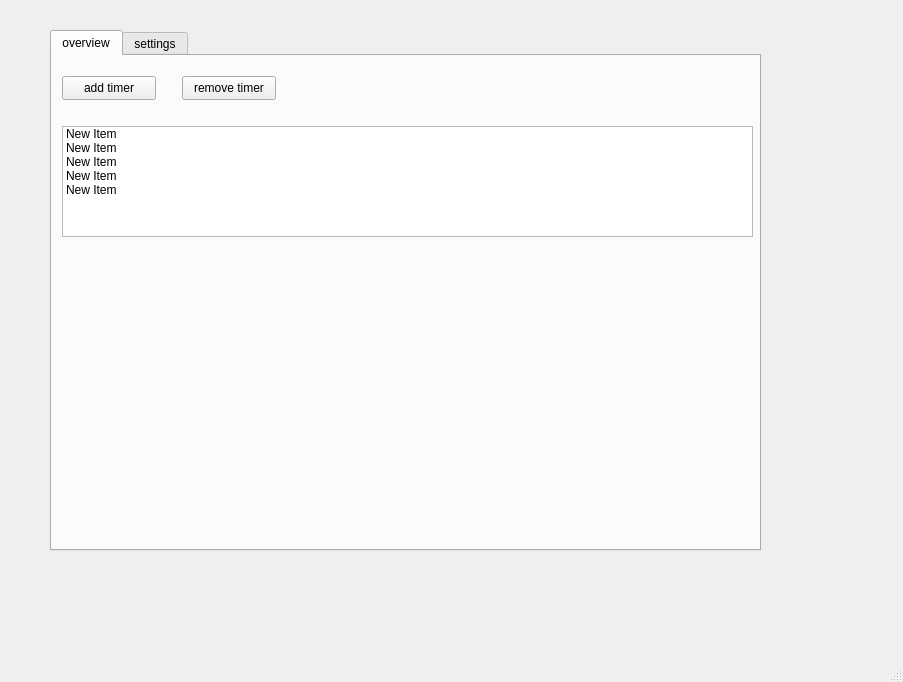
<?xml version="1.0" encoding="UTF-8"?>
<ui version="4.0">
 <class>MainWindow</class>
 <widget class="QMainWindow" name="MainWindow">
  <property name="geometry">
   <rect>
    <x>0</x>
    <y>0</y>
    <width>903</width>
    <height>682</height>
   </rect>
  </property>
  <property name="windowTitle">
   <string>MainWindow</string>
  </property>
  <widget class="QWidget" name="centralwidget">
   <widget class="QTabWidget" name="tabWidget">
    <property name="geometry">
     <rect>
      <x>50</x>
      <y>30</y>
      <width>711</width>
      <height>521</height>
     </rect>
    </property>
    <property name="tabPosition">
     <enum>QTabWidget::TabPosition::North</enum>
    </property>
    <property name="currentIndex">
     <number>0</number>
    </property>
    <widget class="QWidget" name="overviewTab">
     <attribute name="title">
      <string>overview</string>
     </attribute>
     <widget class="QPushButton" name="addTimerPushButton">
      <property name="geometry">
       <rect>
        <x>10</x>
        <y>20</y>
        <width>94</width>
        <height>24</height>
       </rect>
      </property>
      <property name="layoutDirection">
       <enum>Qt::LayoutDirection::LeftToRight</enum>
      </property>
      <property name="text">
       <string>add timer</string>
      </property>
     </widget>
     <widget class="QPushButton" name="removeTimerPushButton">
      <property name="geometry">
       <rect>
        <x>130</x>
        <y>20</y>
        <width>94</width>
        <height>24</height>
       </rect>
      </property>
      <property name="text">
       <string>remove timer</string>
      </property>
     </widget>
     <widget class="QListWidget" name="listWidget">
      <property name="geometry">
       <rect>
        <x>10</x>
        <y>70</y>
        <width>691</width>
        <height>111</height>
       </rect>
      </property>
      <item>
       <property name="text">
        <string>New Item</string>
       </property>
      </item>
      <item>
       <property name="text">
        <string>New Item</string>
       </property>
      </item>
      <item>
       <property name="text">
        <string>New Item</string>
       </property>
      </item>
      <item>
       <property name="text">
        <string>New Item</string>
       </property>
      </item>
      <item>
       <property name="text">
        <string>New Item</string>
       </property>
      </item>
     </widget>
    </widget>
    <widget class="QWidget" name="settingsTab">
     <attribute name="title">
      <string>settings</string>
     </attribute>
    </widget>
   </widget>
  </widget>
  <widget class="QMenuBar" name="menubar">
   <property name="geometry">
    <rect>
     <x>0</x>
     <y>0</y>
     <width>903</width>
     <height>24</height>
    </rect>
   </property>
  </widget>
  <widget class="QStatusBar" name="statusbar"/>
 </widget>
 <resources/>
 <connections/>
</ui>
